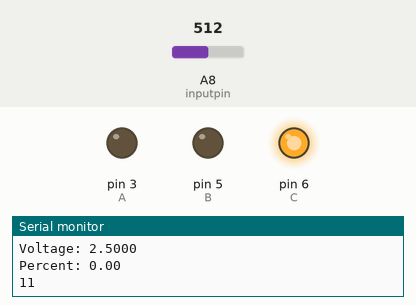
This sketch was run on a simulated Arduino Mega 2560, built with avr-gcc and run on an emulated ATmega2560. Parts: output pins drawn as LEDs (lit = HIGH), the last lines printed to the serial monitor. The test bench sets the inputs (shaded band); at power-on: A8 (inputpin) = 512. Pins used as bus, display or sensor lines are not drawn.

Above: at 1.2 s.
1.3 s: A8 (inputpin) set to 555
At 2.4 s:
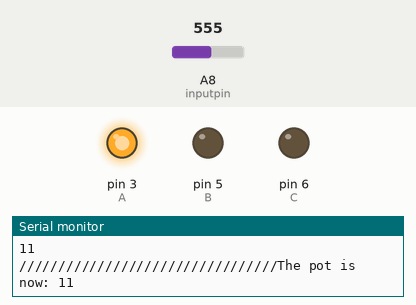
2.8 s: A8 (inputpin) set to 511
At 6.76 s:
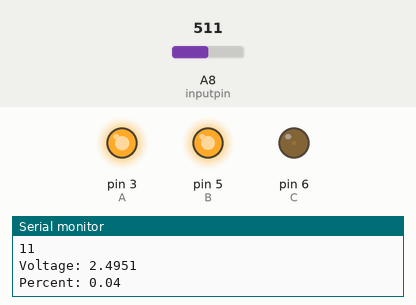
7.3 s: A8 (inputpin) set to 716
10.3 s: A8 (inputpin) set to 306
At 10.7 s:
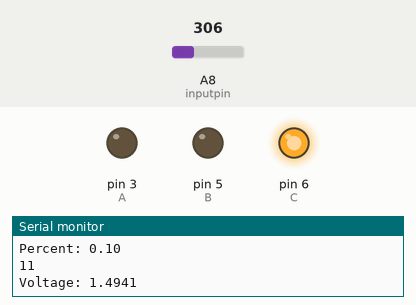
11.9 s: A8 (inputpin) set to 900
Timing chart, 0 to 24.8 s (numbered marks = the images above; inputs shaded):
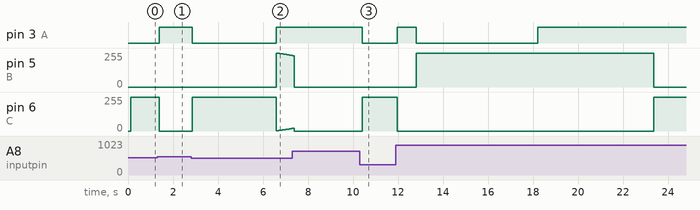

Measured:
- the behaviour switches between 542 and 543 on A8 (inputpin) (found by bisection; images 0 and 1)
- after the input at 1.3 s, pin 3 (A): LOW → HIGH after 0.10 s; pin 6 (C): 255/255 → 0/255 after 0.10 s
- after the input at 2.8 s, pin 3 (A): HIGH → LOW after 0.05 s instead of 3.6 s
- after the input at 10.3 s, pin 3 (A): HIGH → LOW after 0.10 s instead of 0.94 s; pin 5 (B): stays 0/255 (without the input it goes to 255/255 after 0.94 s); pin 6 (C): 0/255 → 255/255 after 0.10 s

The sketch:

NothernLights.ino
```cpp
#include <SPI.h>
const int CS = 53;
int inputpin = A8;
int analogValue;


// FLOAT VARIABLES //////////////////////////////////
float Avg[50];
float tot = 0;
float val = 0;
float thresh = 0;
float reading = 0;
float sensor = 0.0;

// INTERGER VARIABLES////////////////////////////////
int A = 3;
int B = 5 ;
int C = 6;
int T = 5;
int i = 0;
int j = 0;
int Y = 5;
int yah = 1;
int color = 1;
int switchup = 0;
int var = 0;
int zeroes = 0;
int ones = 0;
int counter = 0;
int k = 0;
int This = 11;
int test = 0;
float high = 0 ;
float total = 0 ;
float percent = 0;

void setup() {
  pinMode (CS, OUTPUT);
  SPI.begin();
  // put your setup code here, to run once:
  pinMode(A, OUTPUT);
  pinMode(B, OUTPUT);
  pinMode(C, OUTPUT);
  pinMode(inputpin, INPUT);
  pinMode(inputpin, INPUT);
  Serial.begin(9600);

  while (Y == 5) {

    //Loop to take the average of 10 audio input values
    for (i; i < 50 ; i++) {
      float ana = analogRead(inputpin);

      //Conversion formula for voltage
      val = (ana * 5) / 1024;
      Avg[i] = val;

    } for ( j; j < 50 ; j++) {

      if (j > 0) {
        tot = tot + Avg[j];
      }
    }
    // thresh is for when the color organ is triggered, I added a bit of offset
    thresh = ((tot / 50) + 0.2);
    i = 0;
    j = 0;
    // Incase the arduino reads an abnormaly high value
    if (thresh < 3.50) {
      Y = 6;
    }
    else {
      tot = 0;
    }
    Serial.print("threshold is ");
    Serial.println(thresh, 4);
  }
}

void loop() {
  ///POT VALUE////////////////////////////////////////////////////////////////POT VAL//////////////////////////////////////////////////POT VAL////////////////////////
  // Digital potentiometer value
  MCP41010Write(This);
  Serial.print("/////////////////////////////////The pot is now: ");
  Serial.println(This);
  delay(100);
  ///POT VALUE////////////////////////////////////////////////////////////////POT VAL//////////////////////////////////////////////////POT VAL////////////////////////
  total++;
  Caluclations();
  //increments for function Switch()
  switchup ++;
  //if arduino reads a value over the thresh, then go to Switch function
  if (reading >= thresh) {
    Switch();
  }
  //If the arduino does not read a value over thresh, jump into the function count()
  else {
    count() ;
  }
}
//function to set pins for the LED strip
void setColor(int a, int b, int c) {
  digitalWrite(A, a);
  digitalWrite(B, b);
  digitalWrite(C, c);
}

// Function that switches through different colors
void Switch() {
  high++;
  Caluclations();

  if (switchup < 25) {
    //TURN GREEN
    setColor(1, 0, 0);
    delay(100);
  }
  else if (25 <= switchup && switchup <= 50) {
    //TURN RED
    setColor(0, 1, 0);
    delay(100);
  }
  else if (50 < switchup && switchup <= 75) {
    //TURN YELLOW
    setColor(1, 1, 0);
    delay(100);
  }
  else if (75 < switchup && switchup <= 100) {
    //TURN CYAN
    setColor(1, 0, 1);
    delay(100);
  }
  else if (100 < switchup && switchup <= 125) {
    //TURN MAJENTA
    setColor(0, 1, 1);
    delay(100);
  }
  else if (125 < switchup && switchup <= 150) {
    //TURN WHITE
    setColor(1, 1, 1);
    delay(100);
  }
  else if (switchup > 150) {
    switchup = 0;
  }
}
//Function to count time since the thresh hasn't been reached
void count() {
  //Increment K as long as it follows this condition
  while (k < 100) {
    k++;
    Caluclations();
    if (reading >= thresh) {
      zeroes = 0;
      k = 101;
      Switch();

    }
    else {
      zeroes++;
      setColor(0, 0, 1);
    }
  }
  k = 0;
  // if there has been no values to trigger the color organ for a while, then jump into the function pulsing()
  if (zeroes == 100) {
    pulsing();
    zeroes = 0;
  }
}
// Puslsing lights (LED strip gradually fades through different colors) ////////////////////////
void pulsing() {

  while (5 > 1) {

    if (reading >= thresh)
    { Switch();
      break;
    }
    for (int i = 255; i > 0; i--)
    {
      Caluclations();
      if (reading >= thresh) {
        Switch();
        break;
      }

      var = var + 1;
      // blue to red
      analogWrite(A, 255);
      analogWrite(B, i);
      analogWrite(C, var);
      delay(10);
    }
    var = 0;
    //from red to green
    for (int i = 255; i > 0; i--)
    {
      Caluclations();
      if (reading >= thresh) {
        Switch();
        break;
      }
      var++;
      analogWrite(A, i);
      analogWrite(B, var);
      analogWrite(C, 255);
      delay(10);
    }
    var = 0;
    //from green to blue
    for (int i = 255; i > 0; i--)
    {

      Caluclations();
      if (reading >= thresh)
      {
        Switch();
        break;
      }
      var++;
      analogWrite(A, var);
      analogWrite(B, 255);
      analogWrite(C, i);
      delay(10);
    }
  }
}
void Caluclations () {
  int An0 = analogRead(inputpin);
  reading = (An0 * 5) / 1024.0;
  total++;
  counter++;
  TWEEKING();
  // percent is how much a song is in high mode
  percent = high / total;
  Serial.print("Voltage: ");
  Serial.println(reading, 4);
  Serial.print("Percent: ");
  Serial.println(percent);
  Serial.println(This);
}
// initializing for digital potentiometer (not mine, found online)
void MCP41010Write(byte value)
{
  digitalWrite(CS, LOW);
  SPI.transfer(B00010001); // This tells the chip to set the pot
  SPI.transfer(value);     // This tells it the pot position
  digitalWrite(CS, HIGH);
}

void average() {
  if (T == 5) {
    {
      //Loop to take the average of 10 values
      for (i; i < 50 ; i++) {
        float ana = analogRead(inputpin);

        //Conversion formula for voltage
        val = (ana * 5) / 1024;
        Avg[i] = val;
        // Serial.println(val);
      } for ( j; j < 50 ; j++) {

        if (j > 0) {
          tot = tot + Avg[j];
        }
      }
    }
    thresh = ((tot / 50) + 0.08);
    i = 0;
    j = 0;
    tot = 0;
    T = 6;
  }
}
//
void TWEEKING() {
  if (total >= 1000 && percent != 0.00) {
    total = 100;
    high = 1;
    //Serial.println("TOTAL IS NOW 100 AGAIN!!!!!!!!!!!!!!!!!!!!!!!!!!!!!!!!!!!!!!!!!!!!!!!!!!!!!");
  }
  // this changes the pot value to optimize the reactiveness of the LED strips
  if (counter == 150) {

    if (percent <= 0.04 && percent >= 0.01) {
      This++;
      MCP41010Write(This);
      delay(10);
      counter = 0;
      // Serial.print("DigPOT step: ");
      //Serial.println(This);

    } else if (percent > 0.08 && percent < 0.12) {
      This--;

      MCP41010Write(This);
      delay(10);
      counter = 0;
      // Serial.print("slow it down: ");
      //Serial.println(This);
    }
    else if (percent < 0.01) {
      if (yah == 1) {
        This = 1;
        MCP41010Write(This);
        delay(10);
        counter = 0;
        yah = 0;
        // Serial.print("Reset: ");
        //Serial.println(This);
      }
      else {
        This = 1;
        MCP41010Write(This);
        delay(10);
        counter = 0;
        yah = 1;
        //Serial.print("Reset: ");
        //Serial.println(This);
      }
    }

    else if (percent >= 0.12)
    { if (This <= 1)
      {
        This--;
        MCP41010Write(This);
        delay(10);
        counter = 0;
        //Serial.print("DigPOT step: ");
        //Serial.println(This);
      }
      else {
        This = 1;
        MCP41010Write(This);
        delay(10);
        counter = 0;
        //Serial.print("DigPOT step: ");
        //Serial.println(This);
      }
    }
    else if (percent > 0.12)
    { This--;
      This--;
      MCP41010Write(This);
      delay(10);
      counter = 0;
      //Serial.print("DigPOT step: ");
      // Serial.println(This);
    }
    else {
      counter = 0;
      //   Serial.print("DigPOT step: ");
      //   Serial.println(This);
    }
  }
}
```
